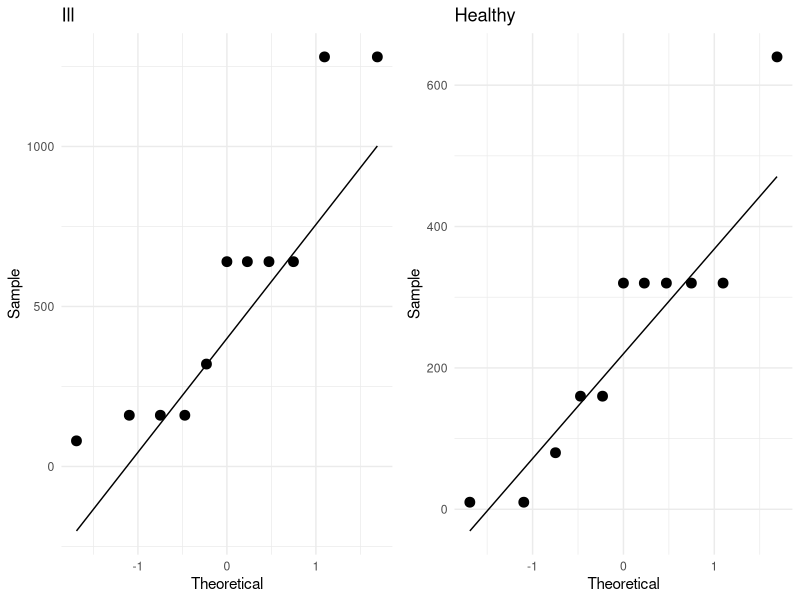
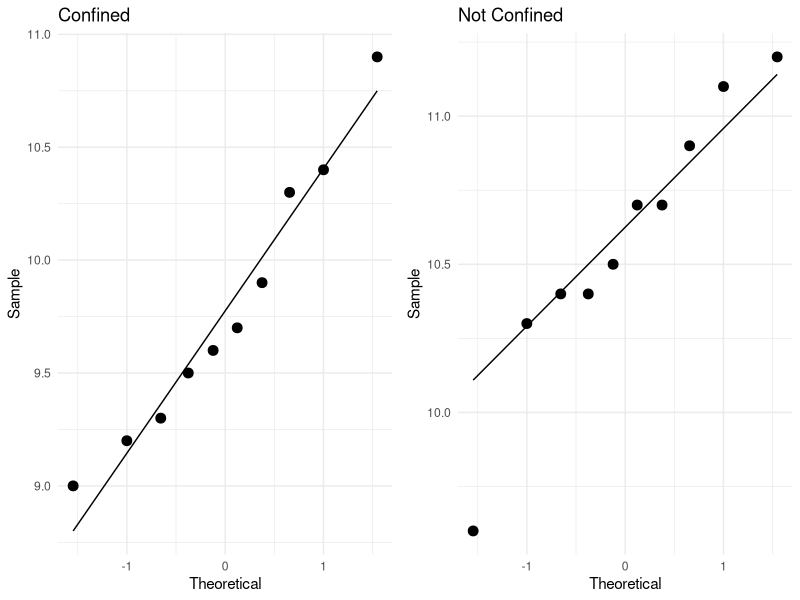

Reproduce these figures in R, in order.
library(tidyverse)
library(ggpubr)

##### EXAMPLE 1 #####

ill <- c(640, 160, 1280, 320, 80, 640, 640, 160, 1280, 640, 160)
healthy <- c(10, 320, 160, 160, 320, 320, 10, 320, 320, 80, 640)

i <- tibble(ill)
h <- tibble(healthy)

p1 <- ggplot(data=i, aes(sample=ill)) +
  stat_qq(size=3) + 
  stat_qq_line() + 
  xlab("Theoretical") +
  ylab("Sample") +
  ggtitle("Ill")+
  theme_minimal()

p2 <- ggplot(data=h, aes(sample=healthy)) +
  stat_qq(size=3) + 
  stat_qq_line() + 
  xlab("Theoretical") +
  ylab("Sample") +
  ggtitle("Healthy")+
  theme_minimal()

both <- ggarrange(p1, p2, ncol=2, nrow=1)
both

#ggsave("/Users/sseals/Desktop/L71fig1.png")

outcome <- c(640, 160, 1280, 320, 80, 640, 640, 160, 1280, 640, 160,
             10, 320, 160, 160, 320, 320, 10, 320, 320, 80, 640)
healthy <- c(rep(0,11), rep(1,11))

data <- tibble(outcome, healthy)

wilcox.test(data$outcome~data$healthy, exact = FALSE, alternative="greater")
# assign the alternative "greater" because we want to know if the 
# ill group (healthy=0) is greater than the healthy group (healthy=1)
# R will do the comparison in the order that it sees the grouping
# and it sees the 0 group first

##### EXAMPLE 2 #####

conf <- c(9.6, 10.4, 9.7, 10.3, 9.2, 9.3, 9.9, 9.5, 9.0, 10.9)
not <- c(10.7, 10.7, 10.4, 10.9, 10.5, 10.3, 9.6, 11.1, 11.2, 10.4)

### CHECK NORMALITY ###

c <- tibble(conf)
n <- tibble(not)

p1 <- ggplot(data=c, aes(sample=conf)) +
  stat_qq(size=3) + 
  stat_qq_line() + 
  xlab("Theoretical") +
  ylab("Sample") +
  ggtitle("Confined")+
  theme_minimal()

p2 <- ggplot(data=n, aes(sample=not)) +
  stat_qq(size=3) + 
  stat_qq_line() + 
  xlab("Theoretical") +
  ylab("Sample") +
  ggtitle("Not Confined")+
  theme_minimal()

both <- ggarrange(p1, p2, ncol=2, nrow=1)
both

#ggsave("/Users/sseals/Desktop/L71fig2.png")

#### TEST ####

brain <- c(9.6, 10.4, 9.7, 10.3, 9.2, 9.3, 9.9, 9.5, 9.0, 10.9,
           10.7, 10.7, 10.4, 10.9, 10.5, 10.3, 9.6, 11.1, 11.2, 10.4)

notconf <- c(rep(0,10), rep(1,10))

data <- tibble(brain, notconf)

wilcox.test(data$brain~data$notconf, alternative="two.sided", exact = FALSE)
